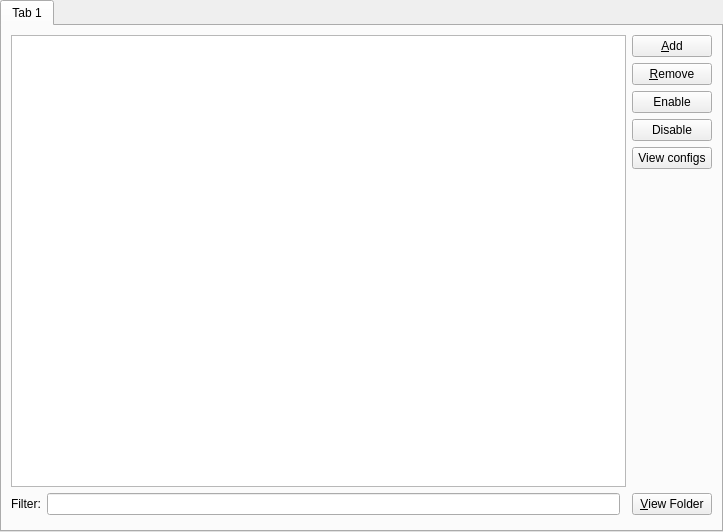
<?xml version="1.0" encoding="UTF-8"?>
<ui version="4.0">
 <class>NewModFolderPage</class>
 <widget class="QWidget" name="NewModFolderPage">
  <property name="geometry">
   <rect>
    <x>0</x>
    <y>0</y>
    <width>723</width>
    <height>532</height>
   </rect>
  </property>
  <layout class="QVBoxLayout" name="verticalLayout">
   <property name="leftMargin">
    <number>0</number>
   </property>
   <property name="topMargin">
    <number>0</number>
   </property>
   <property name="rightMargin">
    <number>0</number>
   </property>
   <property name="bottomMargin">
    <number>0</number>
   </property>
   <item>
    <widget class="QTabWidget" name="tabWidget">
     <property name="currentIndex">
      <number>0</number>
     </property>
     <widget class="QWidget" name="tab">
      <property name="sizePolicy">
       <sizepolicy hsizetype="Preferred" vsizetype="Preferred">
        <horstretch>0</horstretch>
        <verstretch>0</verstretch>
       </sizepolicy>
      </property>
      <attribute name="title">
       <string notr="true">Tab 1</string>
      </attribute>
      <layout class="QGridLayout" name="gridLayout" columnstretch="0,1,0">
       <item row="0" column="2">
        <layout class="QVBoxLayout" name="verticalLayout_2">
         <item>
          <widget class="QPushButton" name="addModBtn">
           <property name="text">
            <string>&amp;Add</string>
           </property>
          </widget>
         </item>
         <item>
          <widget class="QPushButton" name="rmModBtn">
           <property name="text">
            <string>&amp;Remove</string>
           </property>
          </widget>
         </item>
         <item>
          <widget class="QPushButton" name="enableModBtn">
           <property name="text">
            <string>Enable</string>
           </property>
          </widget>
         </item>
         <item>
          <widget class="QPushButton" name="disableModBtn">
           <property name="text">
            <string>Disable</string>
           </property>
          </widget>
         </item>
         <item>
          <widget class="QPushButton" name="configFolderBtn">
           <property name="toolTip">
            <string>Open the 'config' folder in the system file manager.</string>
           </property>
           <property name="text">
            <string>View configs</string>
           </property>
          </widget>
         </item>
         <item>
          <spacer name="verticalSpacer">
           <property name="orientation">
            <enum>Qt::Vertical</enum>
           </property>
           <property name="sizeHint" stdset="0">
            <size>
             <width>20</width>
             <height>40</height>
            </size>
           </property>
          </spacer>
         </item>
         <item>
          <widget class="QPushButton" name="viewModBtn">
           <property name="text">
            <string>&amp;View Folder</string>
           </property>
          </widget>
         </item>
        </layout>
       </item>
       <item row="1" column="0" colspan="3">
        <widget class="MCModInfoFrame" name="frame">
         <property name="sizePolicy">
          <sizepolicy hsizetype="Preferred" vsizetype="Minimum">
           <horstretch>0</horstretch>
           <verstretch>0</verstretch>
          </sizepolicy>
         </property>
        </widget>
       </item>
       <item row="0" column="0" colspan="2">
        <layout class="QGridLayout" name="gridLayout_2">
         <item row="1" column="1">
          <widget class="QLineEdit" name="filterEdit">
           <property name="clearButtonEnabled">
            <bool>true</bool>
           </property>
          </widget>
         </item>
         <item row="1" column="0">
          <widget class="QLabel" name="filterLabel">
           <property name="text">
            <string>Filter:</string>
           </property>
          </widget>
         </item>
         <item row="0" column="0" colspan="3">
          <widget class="ModListView" name="modTreeView">
           <property name="sizePolicy">
            <sizepolicy hsizetype="Expanding" vsizetype="Expanding">
             <horstretch>0</horstretch>
             <verstretch>0</verstretch>
            </sizepolicy>
           </property>
           <property name="acceptDrops">
            <bool>true</bool>
           </property>
           <property name="dragDropMode">
            <enum>QAbstractItemView::DropOnly</enum>
           </property>
          </widget>
         </item>
        </layout>
       </item>
      </layout>
     </widget>
    </widget>
   </item>
  </layout>
 </widget>
 <customwidgets>
  <customwidget>
   <class>ModListView</class>
   <extends>QTreeView</extends>
   <header>widgets/ModListView.h</header>
  </customwidget>
  <customwidget>
   <class>MCModInfoFrame</class>
   <extends>QFrame</extends>
   <header>widgets/MCModInfoFrame.h</header>
   <container>1</container>
  </customwidget>
 </customwidgets>
 <tabstops>
  <tabstop>tabWidget</tabstop>
  <tabstop>modTreeView</tabstop>
  <tabstop>filterEdit</tabstop>
  <tabstop>addModBtn</tabstop>
  <tabstop>rmModBtn</tabstop>
  <tabstop>enableModBtn</tabstop>
  <tabstop>disableModBtn</tabstop>
  <tabstop>configFolderBtn</tabstop>
  <tabstop>viewModBtn</tabstop>
 </tabstops>
 <resources/>
 <connections/>
</ui>
